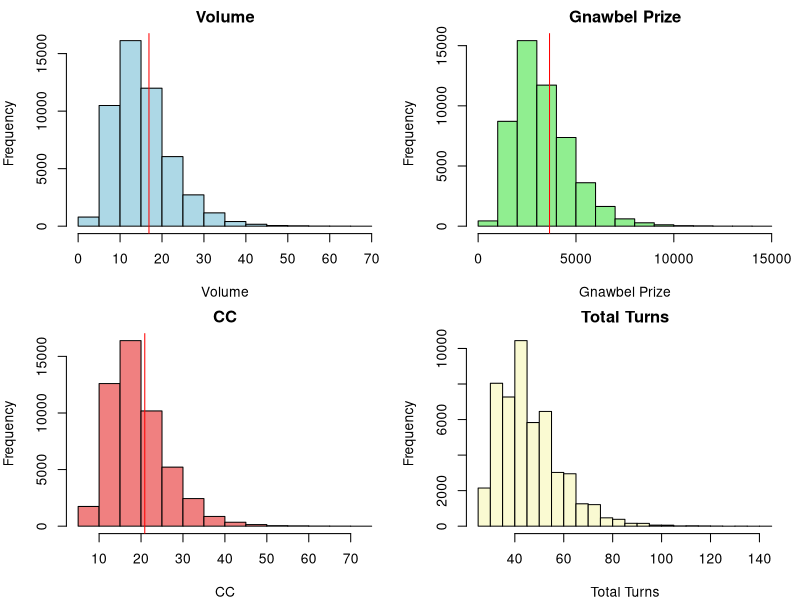

Source code (R):
# Part 1: Generic Start

# Function to simulate the game with increased randomness
simulate_game_random <- function() {
  # Stage 1 parameters with 4% randomness
  stage1_catch_prob <- runif(1, 0.71, 0.75)
  stage1_words_per_catch <- 940
  stage1_words_required <- 4000
  
  # Stage 2 parameters with 4% randomness
  stage2_a_encounter_prob <- runif(1, 0.58, 0.62)
  stage2_a_catch_prob <- runif(1, 0.71, 0.75)
  stage2_a_words_per_catch <- 940
  
  stage2_b_catch_prob <- runif(1, 0.63, 0.72)
  stage2_b_words_per_catch <- 3750
  stage2_b_additional_turns <- 2
  
  # Simulation
  total_words <- 0
  turns_left <- 25
  total_turns <- 25
  
  # Stage 1
  while (total_words < stage1_words_required && turns_left > 0) {
    if (runif(1) < stage1_catch_prob) {
      total_words <- total_words + stage1_words_per_catch
    }
    turns_left <- turns_left - 1
  }
  
  # Stage 2
  while (turns_left > 0) {
    if (runif(1) < stage2_a_encounter_prob) {
      turns_left <- turns_left - 1  # Loss of turn due to encounter
      if (runif(1) < stage2_a_catch_prob) {
        total_words <- total_words + stage2_a_words_per_catch
      }
    } else {
      turns_left <- turns_left - 1  # Loss of turn due to encounter
      if (runif(1) < stage2_b_catch_prob) {
        total_words <- total_words + stage2_b_words_per_catch
        total_turns <- total_turns + stage2_b_additional_turns
        turns_left  <- turns_left + stage2_b_additional_turns
      }
    }
  }
  
  return(c(volume = total_words / 4000, gnawbel_prize = (total_words / 4000) * 4*54, CC = (total_words / 4000) + 4, total_turns = total_turns))
}

# Simulate the game 50,000 times with increased randomness
simulations_random <- replicate(50000, simulate_game_random())

# Extract parameters from simulations
volume_random <- simulations_random[1,]
gnawbel_prize_random <- simulations_random[2,]
CC_random <- simulations_random[3,]
total_turns_random <- simulations_random[4,]

# Calculate the median values
median_volume_random <- median(volume_random)
median_gnawbel_prize_random <- median(gnawbel_prize_random)
median_CC_random <- median(CC_random)
median_turns_random <- median(total_turns_random)

# Calculate the 25th to 75th percentiles
percentiles_volume_random <- quantile(volume_random, c(0.25, 0.75))
percentiles_gnawbel_prize_random <- quantile(gnawbel_prize_random, c(0.25, 0.75))
percentiles_CC_random <- quantile(CC_random, c(0.25, 0.75))
percentiles_turns_random <- quantile(total_turns_random, c(0.25, 0.75))

# Print the results with increased randomness
cat("Median Volume (with increased randomness):", median_volume_random, "\n")
cat("25th Percentile of Volume:", percentiles_volume_random[1], "\n")
cat("75th Percentile of Volume:", percentiles_volume_random[2], "\n")
cat("\n")
cat("Median Gnawbel Prize:", median_gnawbel_prize_random, "\n")
cat("25th Percentile of Gnawbel Prize:", percentiles_gnawbel_prize_random[1], "\n")
cat("75th Percentile of Gnawbel Prize:", percentiles_gnawbel_prize_random[2], "\n")
cat("\n")
cat("Median CC:", median_CC_random, "\n")
cat("25th Percentile of CC:", percentiles_CC_random[1], "\n")
cat("75th Percentile of CC:", percentiles_CC_random[2], "\n")
cat("\n")
cat("Median Total Turns:", median_turns_random, "\n")
cat("25th Percentile of Total Turns:", percentiles_turns_random[1], "\n")
cat("75th Percentile of Total Turns:", percentiles_turns_random[2], "\n")
cat("\n")

# Part 2: Startpoint

# Function to simulate the game with increased randomness and starting from specific words and turns
simulate_game_random_from_start <- function(starting_words, starting_turns) {
  # Stage 1 parameters with 4% randomness
  stage1_catch_prob <- runif(1, 0.69, 0.77)
  stage1_words_per_catch <- 940
  stage1_words_required <- 4000
  
  # Stage 2 parameters with 4% randomness
  stage2_a_encounter_prob <- runif(1, 0.56, 0.64)
  stage2_a_catch_prob <- runif(1, 0.68, 0.78)
  stage2_a_words_per_catch <- 940
  
  stage2_b_catch_prob <- runif(1, 0.63, 0.72)
  stage2_b_words_per_catch <- 3750
  stage2_b_additional_turns <- 2
  
  # Simulation
  total_words <- starting_words
  turns_left <- starting_turns
  total_turns <- 25
  
  # Stage 1
  while (total_words < stage1_words_required && turns_left > 0) {
    turns_left <- turns_left - 1  # Loss of turn due to encounter
    if (runif(1) < stage1_catch_prob) {
      total_words <- total_words + stage1_words_per_catch
    }
  }
  
  # Stage 2
  while (turns_left > 0) {
    if (runif(1) < stage2_a_encounter_prob) {
      turns_left <- turns_left - 1  # Loss of turn due to encounter
      if (runif(1) < stage2_a_catch_prob) {
        total_words <- total_words + stage2_a_words_per_catch
      }
    } else {
      turns_left <- turns_left - 1  # Loss of turn due to encounter
      if (runif(1) < stage2_b_catch_prob) {
        total_words <- total_words + stage2_b_words_per_catch
        total_turns <- total_turns + stage2_b_additional_turns
        turns_left  <- turns_left + stage2_b_additional_turns
      }
    }
  }
  
  return(c(volume = total_words / 4000, gnawbel_prize = (total_words / 4000) * 4*54, CC = (total_words / 4000) + 4, total_turns = total_turns))
}

# Simulate the game 5000 times starting from given point
simulations_random_start <- replicate(50000, simulate_game_random_from_start(44100,9))

# Extract parameters from simulations
volume_random_start <- simulations_random_start[1,]
gnawbel_prize_random_start <- simulations_random_start[2,]
CC_random_start <- simulations_random_start[3,]
total_turns_random_start <- simulations_random_start[4,]

# Calculate the median values
median_volume_random_start <- median(volume_random_start)
median_gnawbel_prize_random_start <- median(gnawbel_prize_random_start)
median_CC_random_start <- median(CC_random_start)
median_turns_random_start <- median(total_turns_random_start)

# Calculate the 25th to 75th percentiles
percentiles_volume_random_start <- quantile(volume_random_start, c(0.25, 0.75))
percentiles_gnawbel_prize_random_start <- quantile(gnawbel_prize_random_start, c(0.25, 0.75))
percentiles_CC_random_start <- quantile(CC_random_start, c(0.25, 0.75))
percentiles_turns_random_start <- quantile(total_turns_random_start, c(0.25, 0.75))

# Print the results with increased randomness and starting from specific words and turns
cat("Median Volume (starting from specific words and turns):", median_volume_random_start, "\n")
cat("25th Percentile of Volume:", percentiles_volume_random_start[1], "\n")
cat("75th Percentile of Volume:", percentiles_volume_random_start[2], "\n")
cat("\n")
cat("Median Gnawbel Prize (starting from specific words and turns):", median_gnawbel_prize_random_start, "\n")
cat("25th Percentile of Gnawbel Prize:", percentiles_gnawbel_prize_random_start[1], "\n")
cat("75th Percentile of Gnawbel Prize:", percentiles_gnawbel_prize_random_start[2], "\n")
cat("\n")
cat("Median CC (starting from specific words and turns):", median_CC_random_start, "\n")
cat("25th Percentile of CC:", percentiles_CC_random_start[1], "\n")
cat("75th Percentile of CC:", percentiles_CC_random_start[2], "\n")
cat("\n")

# Simulate the game starting from a clean slate 5000 times
clean_slate_runs <- simulations_random
# Extract words from clean slate runs
words_clean_slate <- clean_slate_runs[1, ] * 4000

# Calculate median and percentiles for clean slate runs
median_words_clean_slate <- median(words_clean_slate)
percentiles_words_clean_slate <- quantile(words_clean_slate, c(0.25, 0.75))

# Simulate the specific run with parameters from 5000 runs
specific_run <- c(
  volume = median_volume_random_start,
  gnawbel_prize = median_gnawbel_prize_random_start,
  CC = median_CC_random_start,
  total_turns = median_turns_random_start
)

# Compare specific run to clean slate distribution
# Calculate specific run percentile
percentile_specific_run <- mean(words_clean_slate < specific_run["volume"] * 4000) * 100

# Print the percentile message

if (percentile_specific_run > 50) {
  cat(sprintf("Your specific run is performing above median clean slate runs, at %.2f percentile, and you will reach %.2f words.\n", percentile_specific_run, specific_run["volume"] * 4000))
} else {
  cat(sprintf("Your specific run is performing below median clean slate runs, at %.2f percentile, and you will reach %.2f words.\n", percentile_specific_run, specific_run["volume"] * 4000))
}
# Plot histograms

par(mfrow = c(2, 2))
par(mar = c(4, 4, 2, 1))

# Plot Volume histogram
hist(volume_random, main = "Volume", xlab = "Volume", col = "lightblue", border = "black")
abline(v = specific_run["volume"], col = "red", lty = 1)
#text(x = specific_run["volume"], y = max(table(volume_random)) + 0.1, "Specific Run", pos = 2, col = "red")

# Plot Gnawbel Prize histogram
hist(gnawbel_prize_random, main = "Gnawbel Prize", xlab = "Gnawbel Prize", col = "lightgreen", border = "black")
abline(v = specific_run["gnawbel_prize"], col = "red", lty = 1)
#text(x = specific_run["gnawbel_prize"], y = max(table(gnawbel_prize_random)) + 0.1, "Specific Run", pos = 2, col = "red")

# Plot CC histogram
hist(CC_random, main = "CC", xlab = "CC", col = "lightcoral", border = "black")
abline(v = specific_run["CC"], col = "red", lty = 1)
#text(x = specific_run["CC"], y = max(table(CC_random)) + 0.1, "Specific Run", pos = 2, col = "red")

# Plot Total Turns histogram
hist(total_turns_random, main = "Total Turns", xlab = "Total Turns", col = "lightgoldenrodyellow", border = "black")
#abline(v = specific_run["total_turns"], col = "red", lty = 1)
#text(x = specific_run["total_turns"], y = max(table(total_turns_random)) + 0.1, "Specific Run", pos = 2, col = "red")

# Reset plot layout
par(mfrow = c(1, 1))

